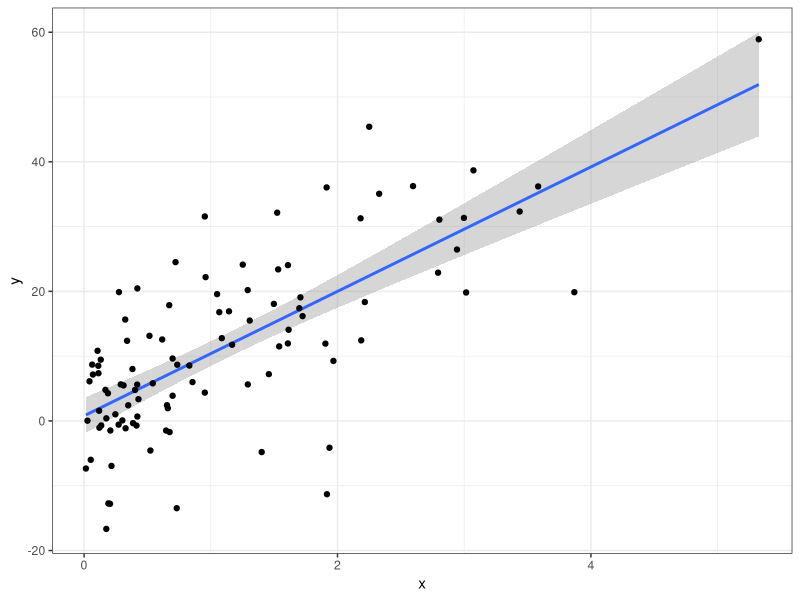

Here is the R script that generated this plot:
## ---- chunk 1
#| echo: false
#| message: false
library(tidyverse, quietly = TRUE)
## ---- chunk 2
#| echo: false

x <- rexp(100)
y <- 10*x + rnorm(100, sd = 10)

ggplot(tibble(x = x, y = y)) +
  geom_smooth(aes(x = x, y = y), method = "lm", formula = 'y ~ x') +
  geom_point(aes(x = x, y = y)) +
  theme_bw()
